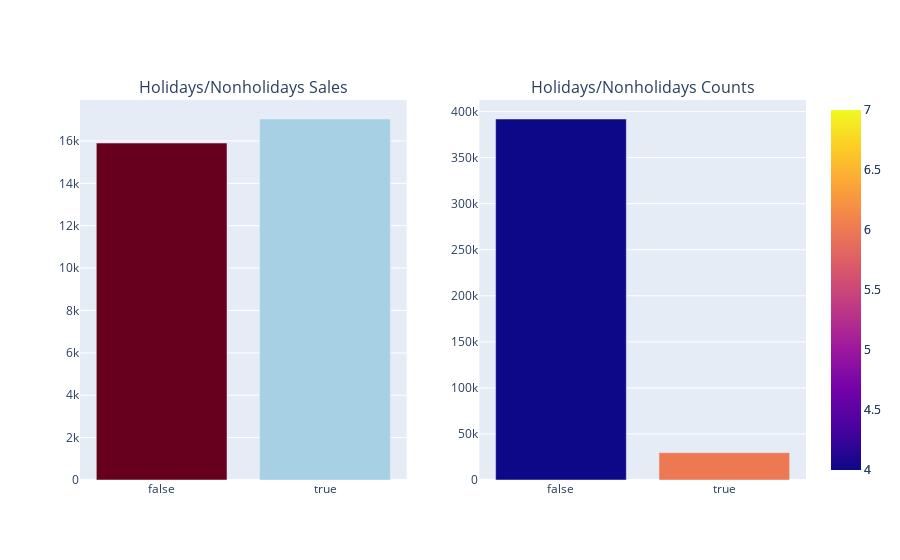

Notebook code for this chart:
### Code cell
#isholiday sales and counts
holiday_sales = train.groupby('IsHoliday')['Weekly_Sales'].mean()
holiday_counts = train.IsHoliday.value_counts()

fig = make_subplots(rows=1, cols=2, subplot_titles=("Holidays/Nonholidays Sales", "Holidays/Nonholidays Counts"))

fig.add_trace(go.Bar(x=holiday_sales.index, y=holiday_sales.values, marker=dict(color=[4, 6, 7], coloraxis="coloraxis1")),1, 1)

fig.add_trace(go.Bar(x=holiday_counts.index, y=holiday_counts.values,marker=dict(color=[4, 6, 7], coloraxis="coloraxis2")),1, 2)

fig.update_layout(coloraxis=dict(colorscale='rdbu'), showlegend=False)
fig.show()

### Figure 1 — Plotly figure (JSON) as saved in the notebook; plotly's stock layout.template omitted (floating-point values rounded to 4 significant figures)
{"data": [{"marker": {"color": [4, 6, 7], "coloraxis": "coloraxis"}, "type": "bar", "x": [false, true], "xaxis": "x", "y": [15900.0, 17040.0], "yaxis": "y"}, {"marker": {"color": [4, 6, 7], "coloraxis": "coloraxis2"}, "type": "bar", "x": [false, true], "xaxis": "x2", "y": [391909, 29661], "yaxis": "y2"}], "layout": {"annotations": [{"font": {"size": 16}, "showarrow": false, "text": "Holidays/Nonholidays Sales", "x": 0.225, "xanchor": "center", "xref": "paper", "y": 1, "yanchor": "bottom", "yref": "paper"}, {"font": {"size": 16}, "showarrow": false, "text": "Holidays/Nonholidays Counts", "x": 0.775, "xanchor": "center", "xref": "paper", "y": 1, "yanchor": "bottom", "yref": "paper"}], "coloraxis": {"colorscale": [[0, "rgb(103,0,31)"], [0.1, "rgb(178,24,43)"], [0.2, "rgb(214,96,77)"], [0.3, "rgb(244,165,130)"], [0.4, "rgb(253,219,199)"], [0.5, "rgb(247,247,247)"], [0.6, "rgb(209,229,240)"], [0.7, "rgb(146,197,222)"], [0.8, "rgb(67,147,195)"], [0.9, "rgb(33,102,172)"], [1, "rgb(5,48,97)"]]}, "showlegend": false, "xaxis": {"anchor": "y", "domain": [0, 0.45]}, "xaxis2": {"anchor": "y2", "domain": [0.55, 1]}, "yaxis": {"anchor": "x", "domain": [0, 1]}, "yaxis2": {"anchor": "x2", "domain": [0, 1]}}}
